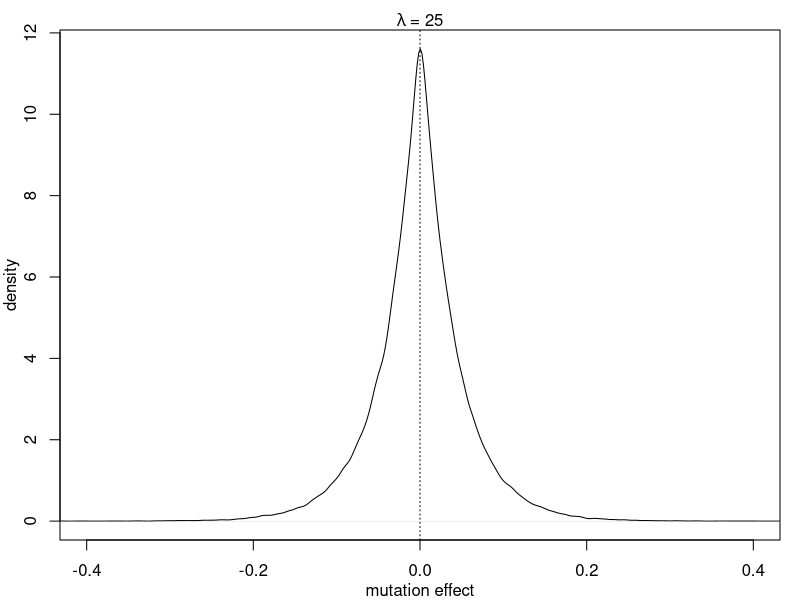

Source code (R):

#mutate function copied from simulation function
mutate.exp <- function(nL,N,lambda, prbmut) { sapply( 1:N , function(z)
			abs(rexp(nL,rate=lambda)) * ifelse(rbinom(nL,size=1,prob=0.5), 1 , -1 ) * rbinom(nL, size=1, prob = prbmut) ) #size = 1 in the last argument implies haploid?
			  }# DistofAbsValueofTraitEff * ProbofPosvNegMutation * ProbMutOccurs(u*loci) 
#high values of lambda give LOWER effect sizes of mutations on average.


vect <- mutate.exp(1,100000,lambda=25,prbmut=1)

sum(-0.002 < vect & vect < 0.002) /length(vect)
sum(-0.02 < vect & vect < 0.02) /length(vect)

pdf("~/Dropbox/host microbe trait evo and gwas/whose-trait-is-it-anyway---sims/mutationdistribution.pdf",height=3,width=3)
par(mar=c(3,3,1.5,1))
plot(density(vect),xlab="",main ="",ylab="",xlim=c(-0.4,0.4))
abline(v=0,lty=3)
mtext("mutation effect",side=1,line=2)
mtext("density",side=2,line=2)
mtext(expression(lambda~"= 25"),side=3,line=0)
dev.off()